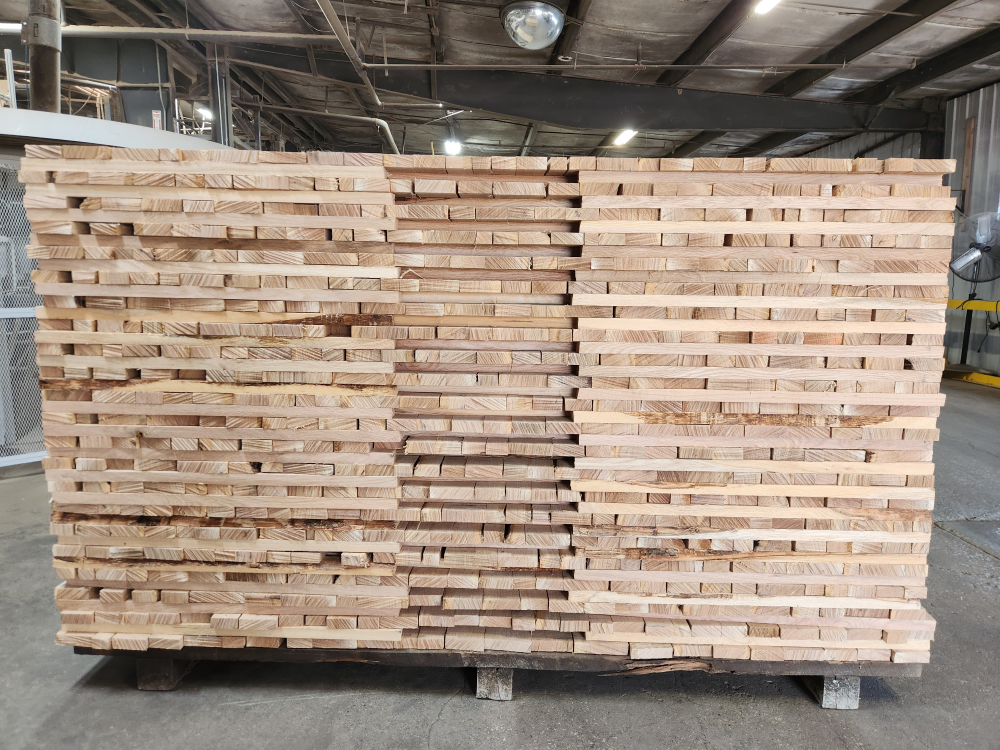
#> input picture Formatter 1.0/Data/17289341247725217066365061345111 - Brandon Wagner.jpg, 4000 x 3000 px (shown at 1/4 size); its folder holds only this picture in this run
$ python formatter_2.0.py   (older library calls are emulated)
#> lines starting #> are read from the running program, lines starting #| are printed output that depends on the picture
from PIL import Image, ImageOps
import os
import logging

# Set up logging
logging.basicConfig(filename="resize_errors.log", level=logging.ERROR, format="%(asctime)s - %(message)s")

def resize_and_pad(image_path, output_path, target_size=(768, 768)):
    """Resize image to fit within target_size while maintaining aspect ratio and padding."""
#> called with target_size = (768, 768)
    try:
        img = Image.open(image_path).convert("RGB")
#> img is the input picture: PIL image 4000x3000 RGB; mean R, G, B 156.9, 140.5, 126.4

        # Resize while keeping aspect ratio
        img.thumbnail(target_size, Image.Resampling.LANCZOS)  # FIX: Replaced ANTIALIAS
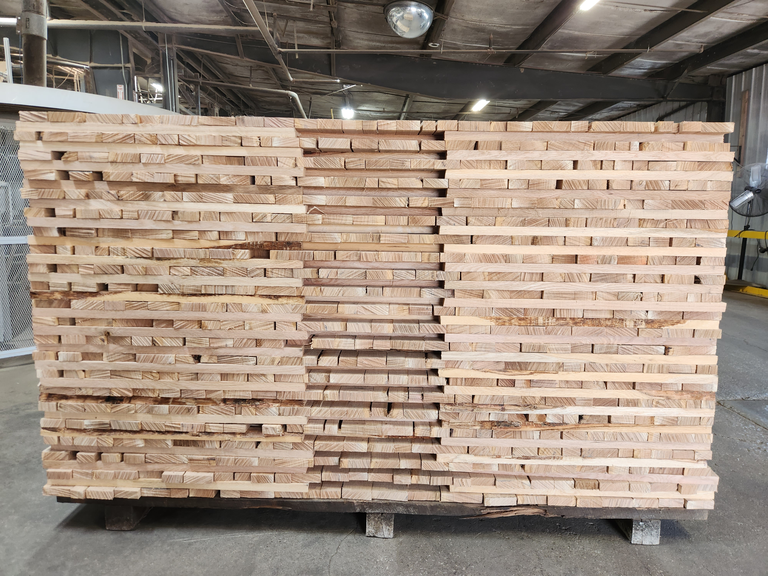
#> img: PIL image 768x576 RGB; mean R, G, B 157, 140.6, 126.5

        # Create a new blank white image and paste the resized image onto it (centered)
        new_img = Image.new("RGB", target_size, (255, 255, 255))  # Use (0,0,0) for black padding
#> new_img: PIL image 768x768 RGB; every value is 255
        paste_x = (target_size[0] - img.size[0]) // 2
#> paste_x = 0
        paste_y = (target_size[1] - img.size[1]) // 2
#> paste_y = 96
        new_img.paste(img, (paste_x, paste_y))
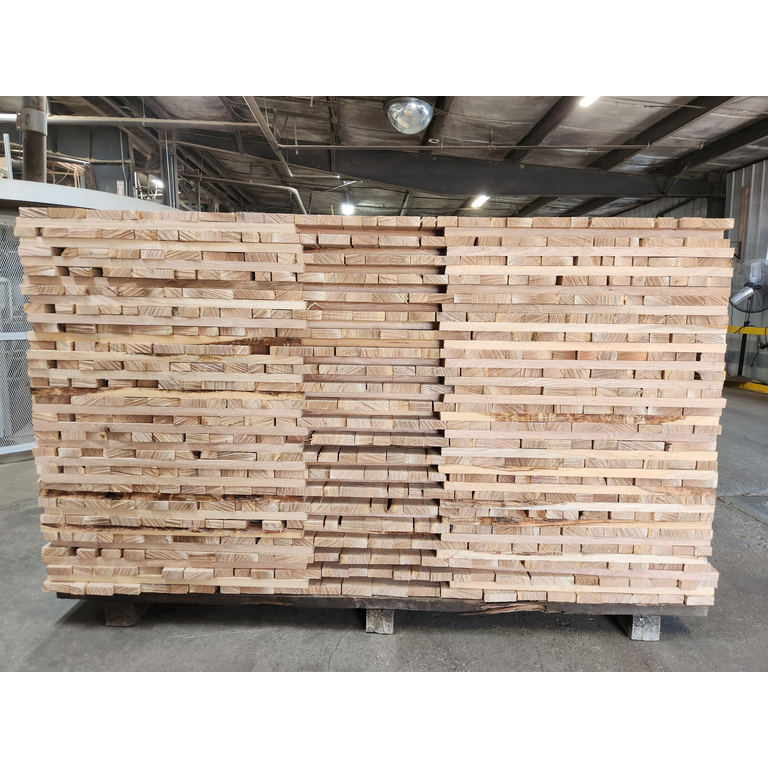
#> new_img: PIL image 768x768 RGB; mean R, G, B 181.5, 169.2, 158.6

        # Save the resized image
        new_img.save(output_path, "JPEG")
    except Exception as e:
        logging.error(f"Failed to process {image_path}: {e}")

# Folder Paths
input_folder = "Data"
output_folder = "Formatted_Data"
os.makedirs(output_folder, exist_ok=True)

# Get list of image files
image_files = [f for f in os.listdir(input_folder) if f.lower().endswith((".jpg", ".jpeg", ".png"))]
total_images = len(image_files)

if total_images == 0:
    print("No images found in Data/ directory.")
    exit()

# Progress Tracker
progress_intervals = [int(total_images * (i / 10)) for i in range(1, 11)]  # 10% increments
progress_count = 0

# Process Images
for index, file in enumerate(image_files):
    input_path = os.path.join(input_folder, file)
    output_path = os.path.join(output_folder, file)
    resize_and_pad(input_path, output_path)

    # Update Progress Bar
    progress_count += 1
    if progress_count in progress_intervals:
        percentage = (progress_intervals.index(progress_count) + 1) * 10
        print(f"Progress: {percentage}% completed...")

print("✅ Image formatting complete! Check `Formatted_Data/` for resized images.")
print("🔍 If any images failed, check `resize_errors.log` for details.")

$ run again, on Formatter 1.0/Data/17296036741811227405696219557473 - Brandon Wagner.jpg
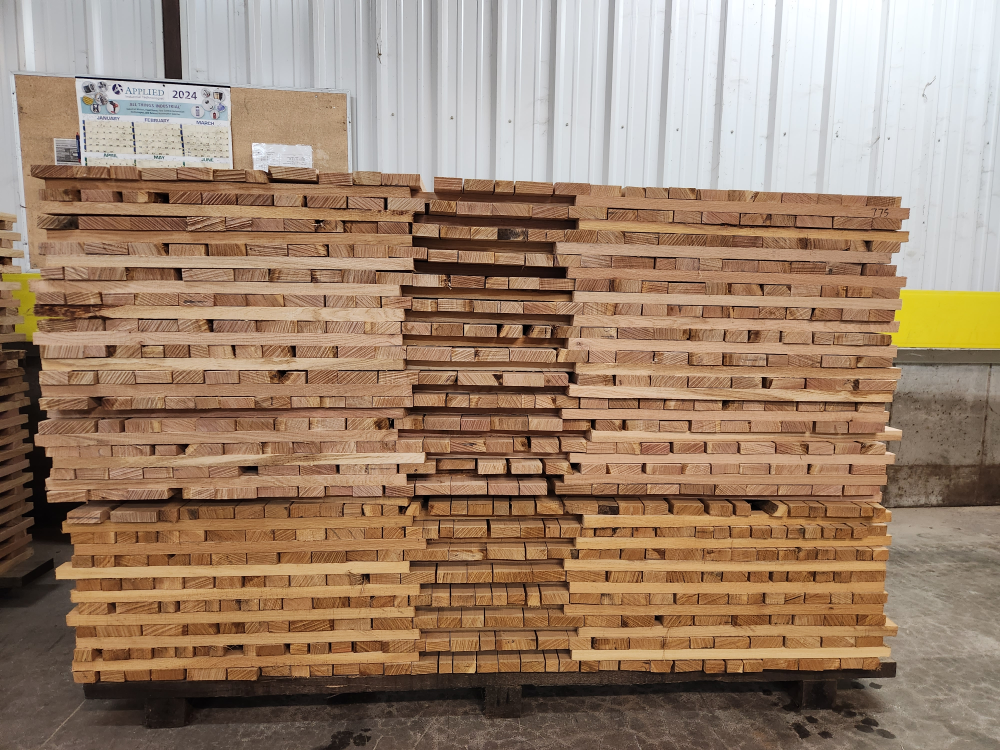
#> input picture Formatter 1.0/Data/17296036741811227405696219557473 - Brandon Wagner.jpg, 4000 x 3000 px (shown at 1/4 size)
#> in resize_and_pad, img is the input picture: PIL image 4000x3000 RGB; mean R, G, B 156.4, 131.9, 110.9
#> in resize_and_pad, `img.thumbnail(target_size, Image.Resampling.LANCZOS)`:
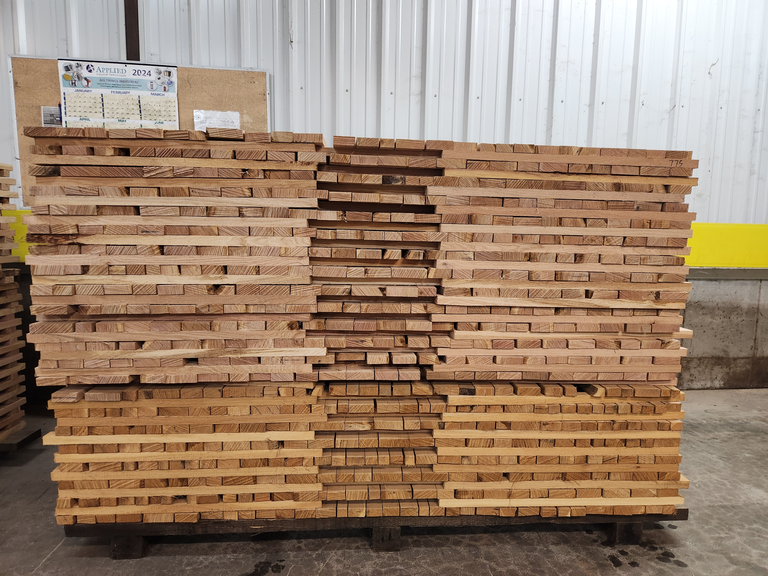
#> img: PIL image 768x576 RGB; mean R, G, B 156.6, 132.1, 111
#> in resize_and_pad, `new_img.paste(img, (paste_x, paste_y))`:
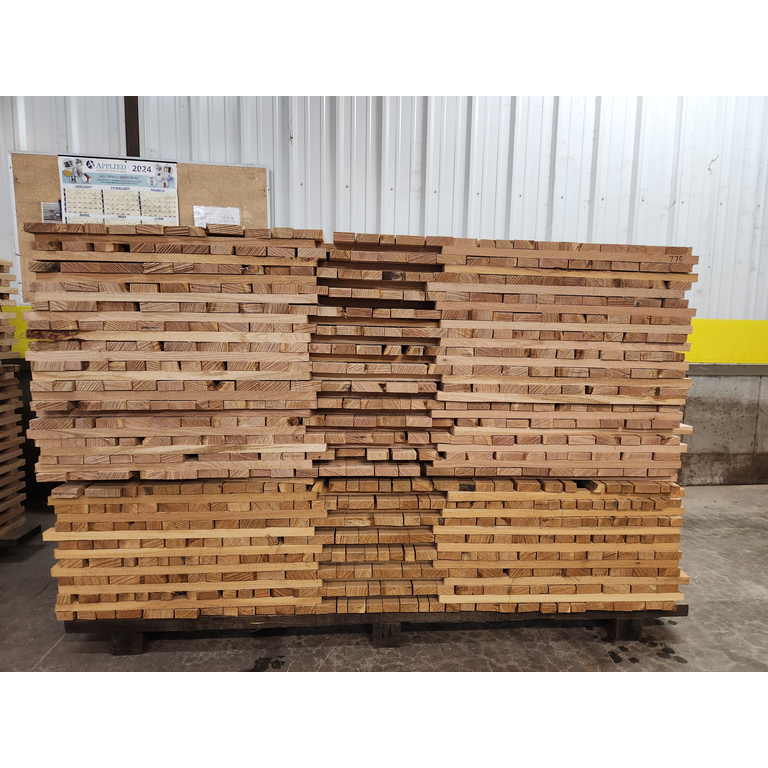
#> new_img: PIL image 768x768 RGB; mean R, G, B 181.2, 162.8, 147

$ run again, on Formatter 1.0/Data/17297764415351666554009500797827 - Brandon Wagner.jpg
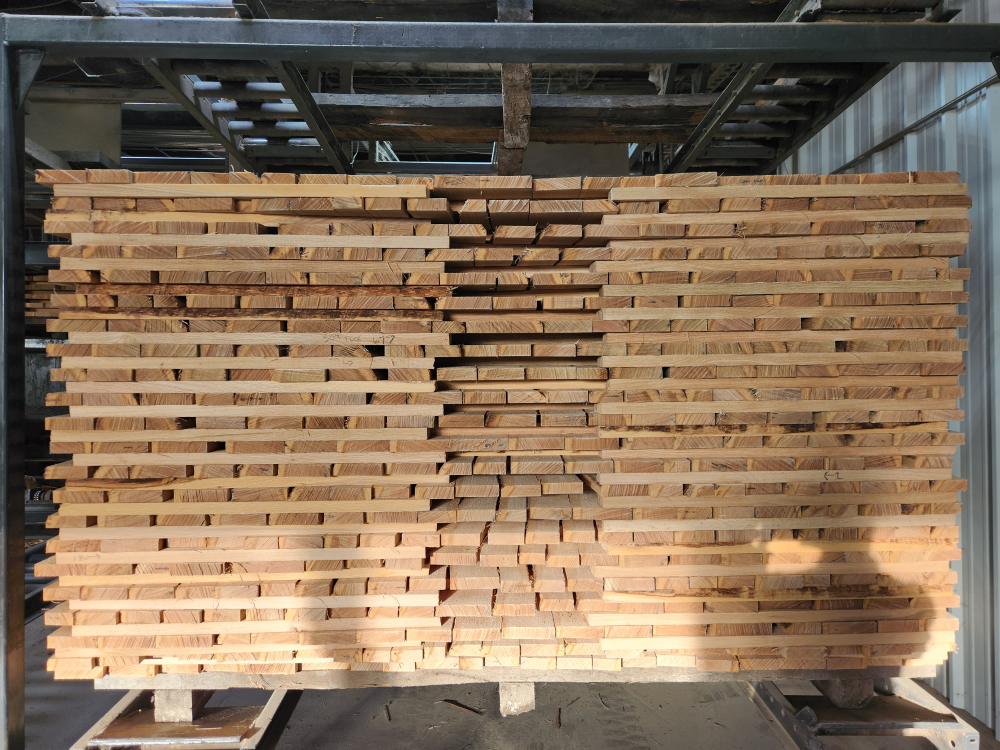
#> input picture Formatter 1.0/Data/17297764415351666554009500797827 - Brandon Wagner.jpg, 4000 x 3000 px (shown at 1/4 size)
#> in resize_and_pad, img is the input picture: PIL image 4000x3000 RGB; mean R, G, B 133, 112, 90.5
#> in resize_and_pad, `img.thumbnail(target_size, Image.Resampling.LANCZOS)`:
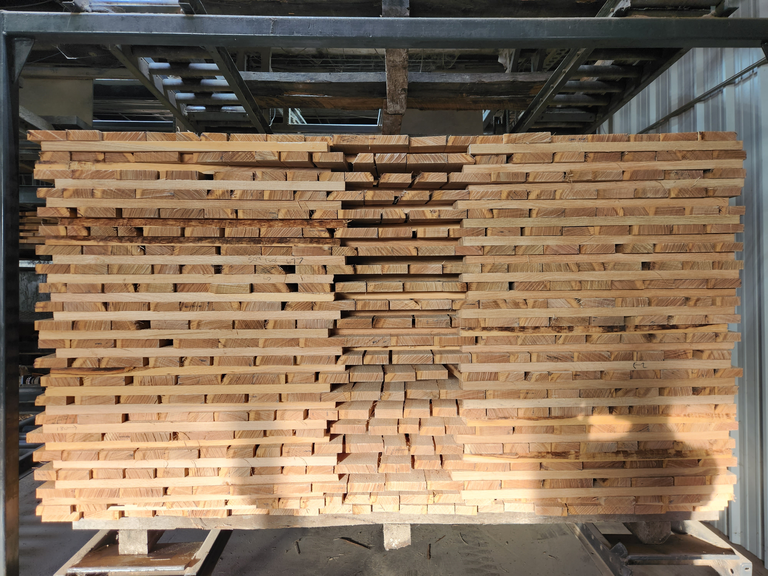
#> img: PIL image 768x576 RGB; mean R, G, B 133.1, 112.2, 90.6
#> in resize_and_pad, `new_img.paste(img, (paste_x, paste_y))`:
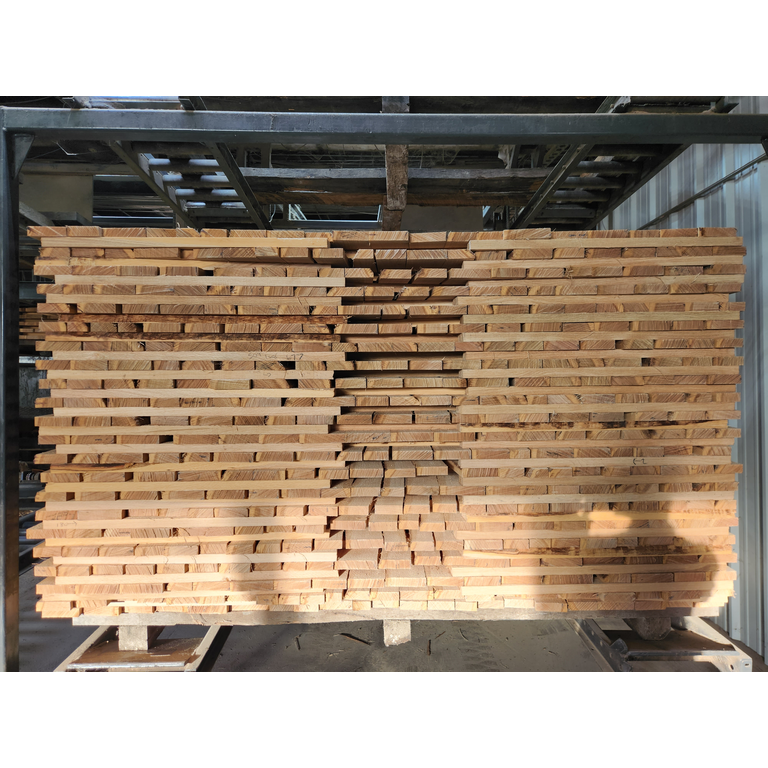
#> new_img: PIL image 768x768 RGB; mean R, G, B 163.6, 147.9, 131.7

$ run again, on Formatter 1.0/Data/17297806681206866517279164020025 - Brandon Wagner.jpg
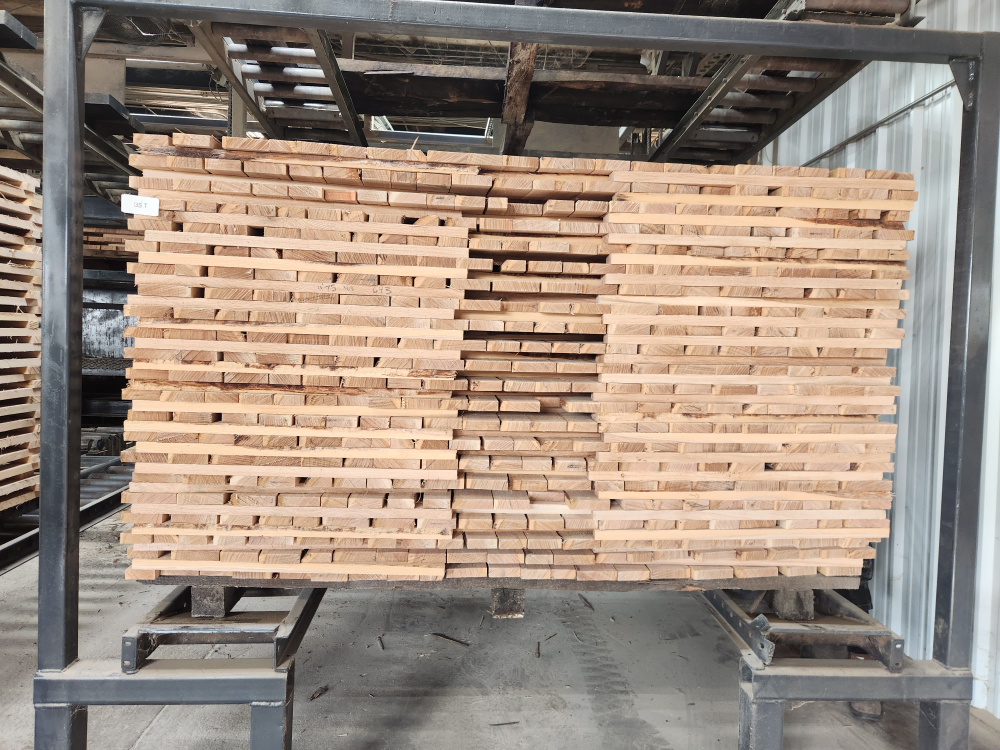
#> input picture Formatter 1.0/Data/17297806681206866517279164020025 - Brandon Wagner.jpg, 4000 x 3000 px (shown at 1/4 size)
#> in resize_and_pad, img is the input picture: PIL image 4000x3000 RGB; mean R, G, B 155.8, 140.1, 127.3
#> in resize_and_pad, `img.thumbnail(target_size, Image.Resampling.LANCZOS)`:
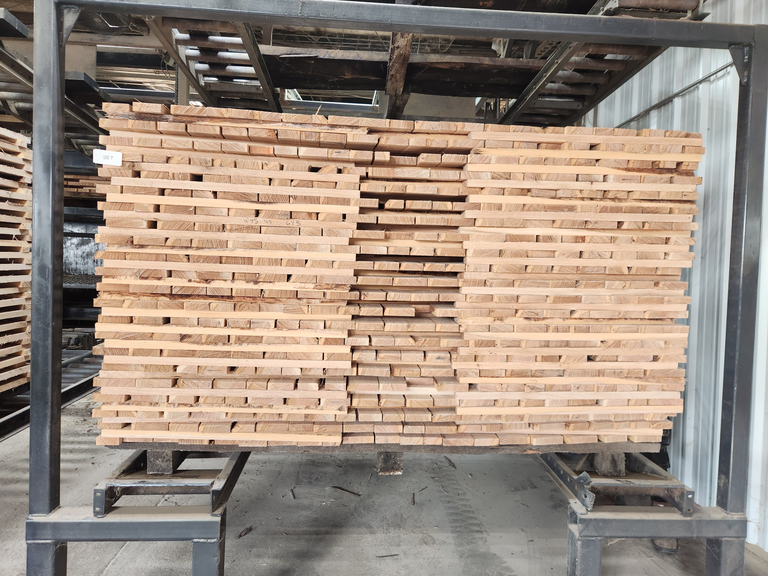
#> img: PIL image 768x576 RGB; mean R, G, B 155.9, 140.2, 127.4
#> in resize_and_pad, `new_img.paste(img, (paste_x, paste_y))`:
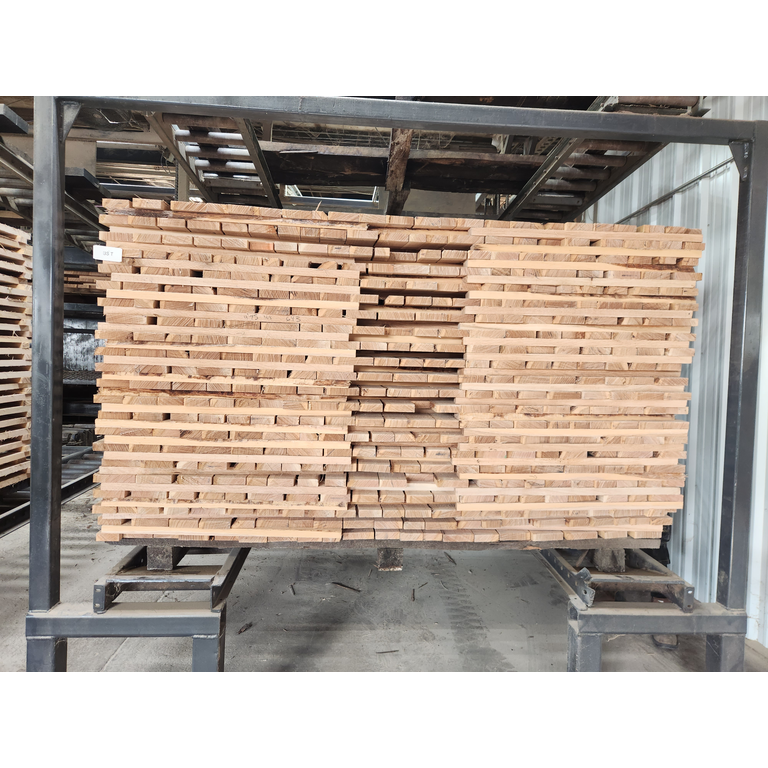
#> new_img: PIL image 768x768 RGB; mean R, G, B 180.7, 168.9, 159.3

$ run again, on Formatter 1.0/Data/17289351755421008121647329390028 - Brandon Wagner.jpg
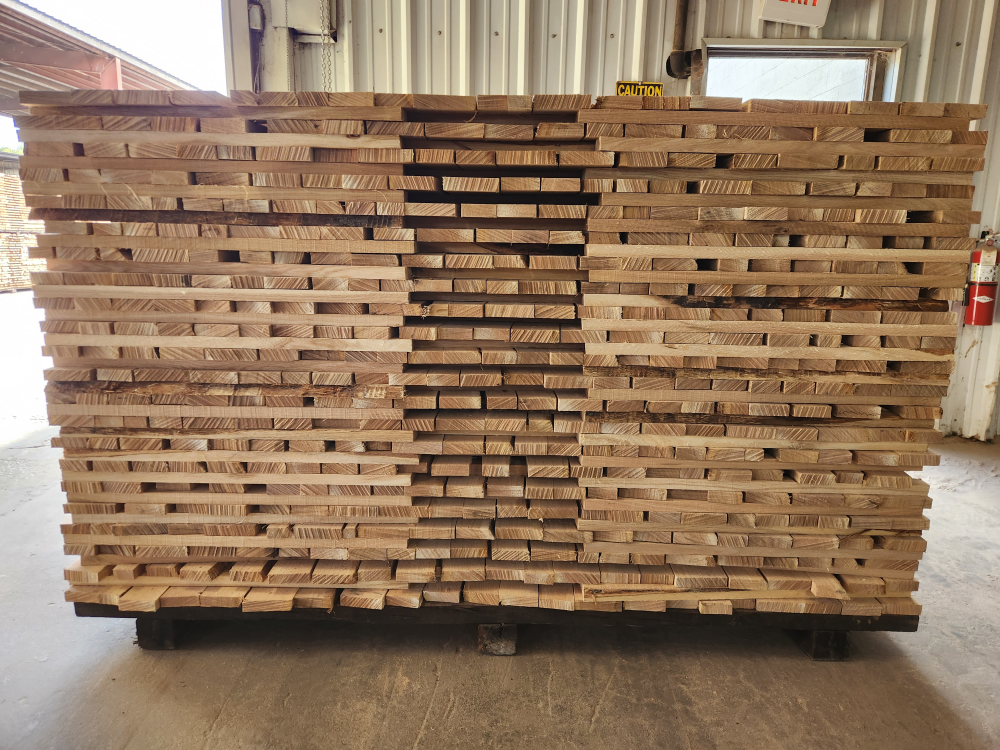
#> input picture Formatter 1.0/Data/17289351755421008121647329390028 - Brandon Wagner.jpg, 4000 x 3000 px (shown at 1/4 size)
#> in resize_and_pad, img is the input picture: PIL image 4000x3000 RGB; mean R, G, B 146, 120, 95.7
#> in resize_and_pad, `img.thumbnail(target_size, Image.Resampling.LANCZOS)`:
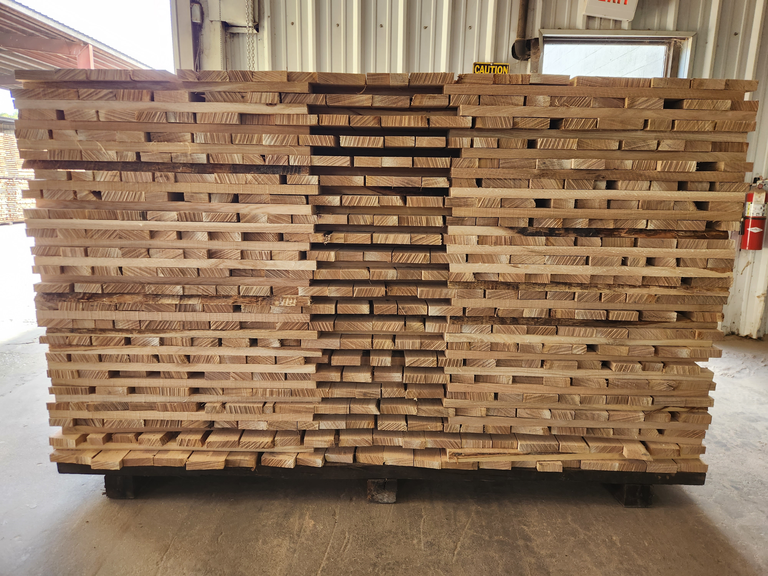
#> img: PIL image 768x576 RGB; mean R, G, B 146.1, 120.1, 95.8
#> in resize_and_pad, `new_img.paste(img, (paste_x, paste_y))`:
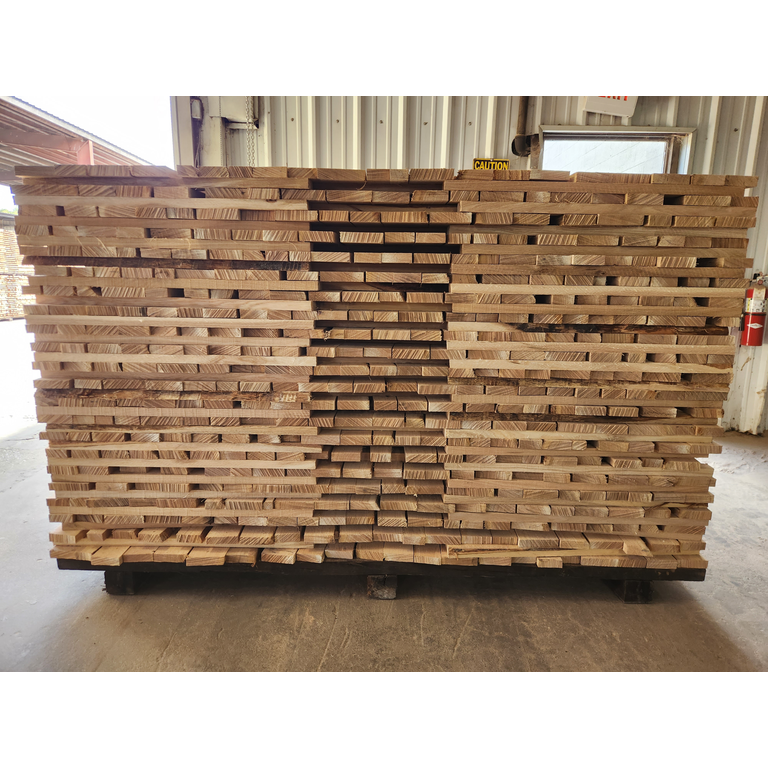
#> new_img: PIL image 768x768 RGB; mean R, G, B 173.3, 153.8, 135.6
